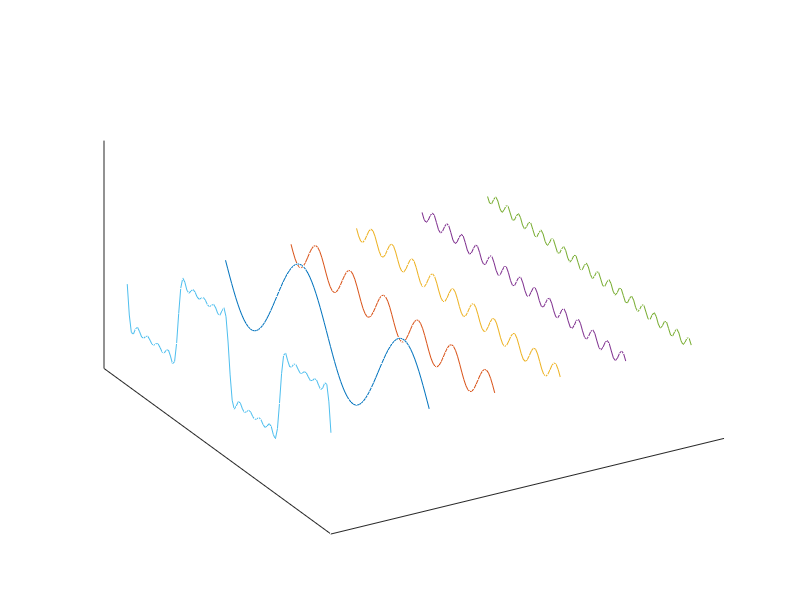

The MATLAB script that drew this image:
## The Gibbs phenomenon states: if you add sine waves at specific
## frequency/phase/amplitude combinations you can approximate a square
## wave.
##
## See chapter 2.1 in "SDR for Engineers"

samples = 100; # how many samples per waves
waves = 5;     # how many waves to sum?


x = linspace(0, 4*pi, samples);


hold on;       # combine all following plot3() calls into one graphic

## Draw the individual waves
for i = 1:2:(waves*2-1)
  wave = sin(x*i) / i;
  plot3(repmat(i,1,samples), x, wave );

  ## Calculate the resulting sum signal
  if i == 1
	sum = wave;
  else
	sum += wave;
  end
end

## Draw the sum signal
plot3(repmat(-2, 1,samples), x, sum );

## Define how the x/y/z axis should display:
zlim([-2, 2.5]); # keep highness in control
axis('tic[]');   # no tics
##xlabel("x");
##ylabel("y");
##zlabel("z");

## Rotate view into a nice 3D position:
view([-30, 40]);

## Alternative front view:
##view(90,0);
